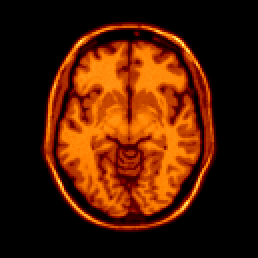
#> input picture data/phantom.png, 129 x 129 px (shown 2 times larger); its folder holds only this picture in this run
$ python -i phantom.py   (imports and definitions only)
#> lines starting #> are read from the running program, lines starting #| are printed output that depends on the picture
# load_phantom_from_file() οτάν χρησιμοποιήσουμε τα DICOM

from pathlib import Path

import numpy as np
from PIL import Image


def _dist_to_segment(x, y, x1, y1, x2, y2):
    dx, dy = x2 - x1, y2 - y1
    t = np.clip(((x - x1) * dx + (y - y1) * dy) / (dx * dx + dy * dy), 0, 1)
    return np.hypot(x - (x1 + t * dx), y - (y1 + t * dy))


def head_phantom(n=128, fov_mm=208.0):
    # Schematic axial slice through the orbits, n x n pixels, values 0..1.
    #Row 0 is the front of the head. Sizes are in millimetres.

    m = 2 * n
    c = (np.arange(m) + 0.5) / m * fov_mm - fov_mm / 2
    x, y = np.meshgrid(c, c)

    def ell(cx, cy, a, b):
        return ((x - cx) / a) ** 2 + ((y - cy) / b) ** 2 <= 1

    img = np.zeros_like(x)
    img[ell(0, 0, 78, 95)] = 0.55                       # scalp and soft tissue
    img[ell(0, 0, 70, 87)] = 0.45                       # orbital fat and face
    img[ell(0, 10, 66, 76)] = 0.08                      # skull (dark)
    img[ell(0, 10, 61, 71)] = 0.75                      # brain
    for side in (-1, 1):
        img[ell(side * 10, 12, 6, 18)] = 0.12           # ventricles
        d = _dist_to_segment(x, y, side * 30, -58, side * 7, -22)
        img[d < 3.5] = 0.2                              # nerve sheath (dark CSF)
        img[d < 2.0] = 0.6                              # optic nerve
        img[ell(side * 30, -68, 12, 12)] = 0.12         # eye globe
    return img.reshape(n, 2, n, 2).mean(axis=(1, 3))


def load_phantom_from_file(path, n=128):
#> called with path = '../../data/phantom.png', n = 128
    path = Path(path)
    suffix = path.suffix.lower()

    if suffix in (".png", ".jpg", ".jpeg"):
        picture = Image.open(path).convert("F")
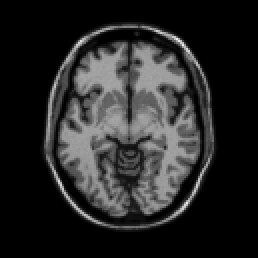
#> picture: PIL image 129x129 F (shown 2 times larger); min 0, max 237.6, mean 39
    elif suffix == ".npy":
        data = np.load(path)
        if data.ndim != 2:
            raise ValueError(f"{path.name}: expected a 2D array, got shape {data.shape}.")
        picture = Image.fromarray(data.astype(np.float32), mode="F")
    elif suffix in (".nii", ".gz", ".dcm"):
        raise NotImplementedError("NIfTI and DICOM files need nibabel / pydicom (not added yet).")
    else:
        raise ValueError(f"{path.name}: unsupported file type '{suffix}'. Use png, jpg or npy.")

    width, height = picture.size
#> width = 129; height = 129
    side = min(width, height)
#> side = 129
    left, top = (width - side) // 2, (height - side) // 2
#> left = 0; top = 0
    picture = picture.crop((left, top, left + side, top + side))
    picture = picture.resize((n, n), Image.Resampling.LANCZOS)
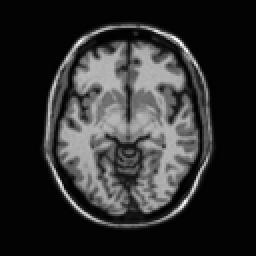
#> picture: PIL image 128x128 F (shown 2 times larger); min -2.85, max 230.2, mean 39; drawn with min black and max white

    pixels = np.asarray(picture, dtype=np.float64)
    low, high = pixels.min(), pixels.max()
#> low = -2.85; high = 230.2
    if high - low < 1e-9:
        raise ValueError(f"{path.name}: the picture is one flat colour.")
    return (pixels - low) / (high - low)

>>> result = load_phantom_from_file('../../data/phantom.png')
